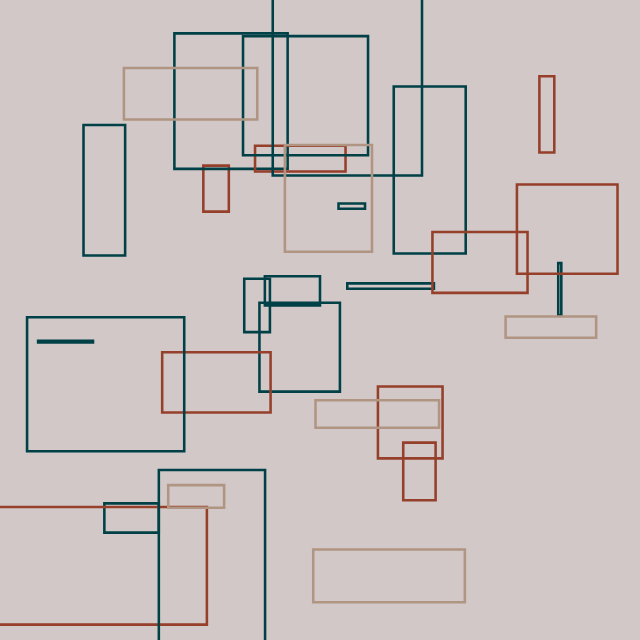
Frame 1 (no input)
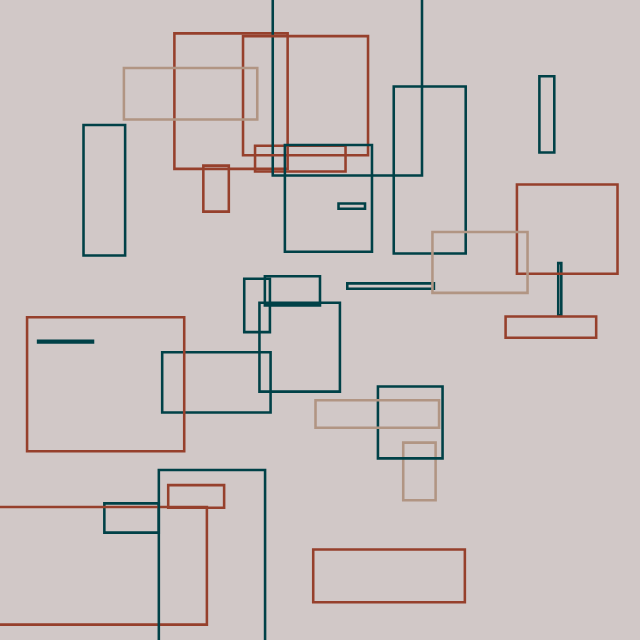
Frame 2 (the mouse pressed at the canvas centre, redrawn once)

The p5.js sketch that drew these frames (run headless with seeded random() and noise() and a simulated clock; the mouse was pressed at the canvas centre and the sketch redrawn once):

// p5.js sketch
// ── sketch.js
// Code adapted from Matt DesLauriers random rect tutorial
// https://glitch.com/edit/#!/p5-example-random-rects?path=sketch.js:85:0

const rectangles = [];

// Create a new canvas to the browser size
function setup() {
    createCanvas(640, 640);

    // Disable loop since we are doing a static artwork
    noLoop();

    // Create some random rectangles
    const rectangleCount = 30;
    for (let i = 0; i < rectangleCount; i++) {
        // Randomly place some rectangles within -1..1 space
        const shrink = 0.8;
        const position = [
            random(-1, 1) * shrink,
            random(-1, 1) * shrink
        ];
        // Create a random 0..1 scale for the rectangles
        const scale = random(0.2, 0.8);
        const size = [
            random(0, 1) * scale,
            random(0, 1) * scale
        ];

        rectangles.push({
            position,
            size,
        });
    }
}

// Render loop that draws shapes with p5
function draw() {
    // Black background
    background('#D1C8C7');

    // Setup drawing style
    rectMode(CENTER);
    noFill();

    // Get the minimum edge
    const minDim = Math.min(width, height);

    // Draw each rect
    rectangles.forEach(rectangle => {
        const {
            position,
            size,
            newColor
        } = rectangle;

        // The position and size in -1..1 normalized space
        let [x, y] = position;
        let [w, h] = size;
        let aColor = newColor;

        // Map -1..1 to screen pixels
        // First we 'push' to save transformation state
        push();

        // Then translate to the center
        translate(width / 2, height / 2);

        // And scale the context by half the size of the screen
        // We use a square ratio so that the lines have even thickness
        scale(minDim / 2, minDim / 2);

        // The stroke weight is specified in 0..1 normalized space
        // It will be multiplied by the scale above
        strokeWeight(0.008);
        // let newColor = random('#B19583', '#96402C', '#916B30');
        let counter = random(0, 1);
        if (counter < 0.3) {
            stroke('#B19583');

        } else if (counter < 0.6) {
            stroke('#96402C');
        } else {
            stroke('#004147')
        }


        // now draw the rectangle
        rect(x, y, w, h);

        // and restore the transform for the next rectangle
        pop();
    });
}
